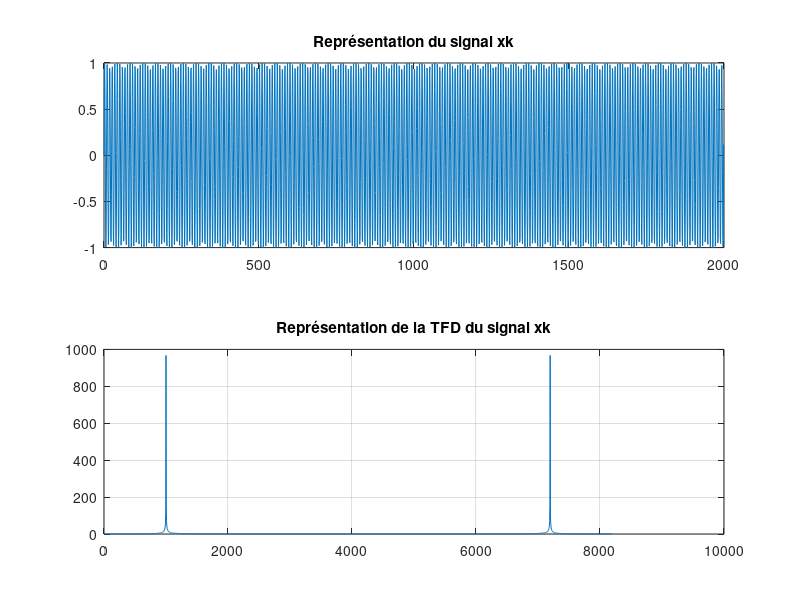
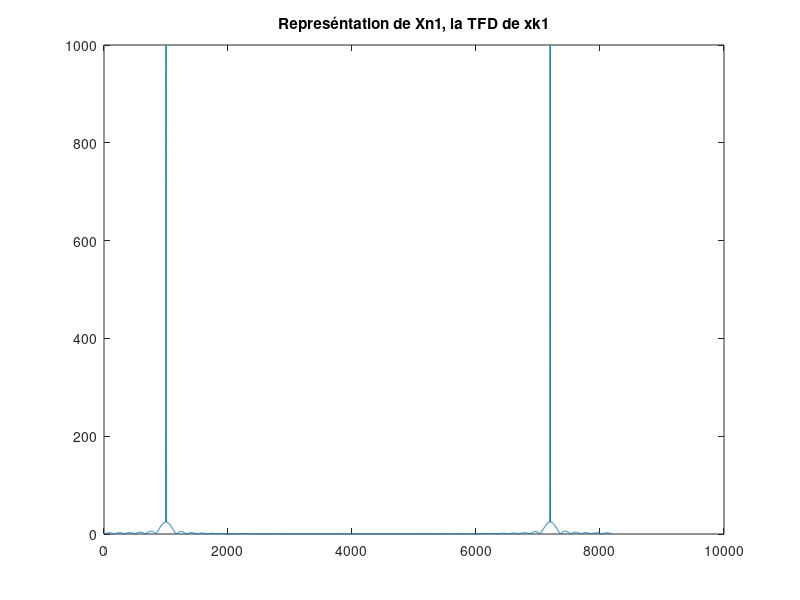
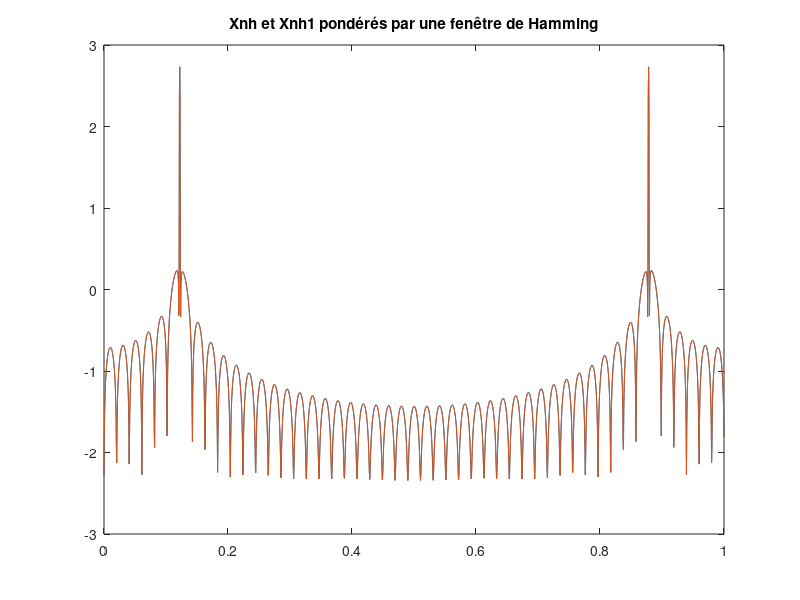
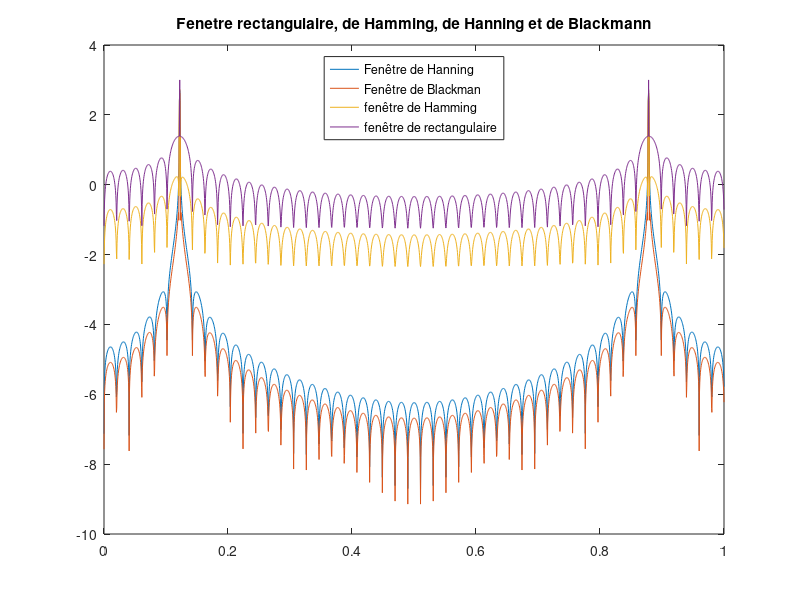

These figures' MATLAB source, in order:
"Exercice 1 : Analyse spectrale d'un signal par la TFD";

clear all; clc; close all;
%1.Analyse spectrale élémentaire

load('signal_inconnu.mat'); %charge le fichier inconnu
whos("-file", 'signal_inconnu.mat');
n=0 :1 :1999 ;%on va afficher 200 valeurs du signal
size(n);
N=2000;
subplot(2,1,1);
plot(n,xk) ;
title('Représentation du signal xk')
%Génération du vecteur fréquence
f=0 :(Fs/(N-1)) :Fs;
subplot(2,1,2);
Xn=fft(xk);
plot(f,abs(Xn));
title('Représentation de la TFD du signal xk')
grid on;

%2. Amélioration de la précision fréquencielle (% lobbes secondaires sin cardinal)

M=10;
xk1 = [xk zeros(1,M*N)]; %On concatène M*N zéros à xk
Xn1=fft(xk1,2048); %On calcule la transformée de Fourier de xk1
figure(2);
plot(linspace(0,Fs,length(Xn1)),abs(Xn1));% On trace la courbe de Xn1
title('Represéntation de Xn1, la TFD de xk1')

%3.Intérêt d'une fenêtre de pondération
w = window(@hamming, length(xk));%Pondération avec une fenêtre de Hamming
xkh = xk.*w.';

%Calcul de la TFD
Xnh = fft(xkh, 2048);

xkh1 = [xkh zeros(1,M*N)];%On concatène M*N zéros à xkh
Xnh1=fft(xkh1, 2048);

%tracés
figure(3);
plot(linspace(0,1,2048), log10(abs(Xnh)), linspace(0,1,2048), log10(abs(Xnh1)));
title('Xnh et Xnh1 pondérés par une fenêtre de Hamming');

%fenêtre de hanning et Blackman
w2 = window(@hanning, length(xk));
xkh2 = xk.*w2.';

w3 = window(@blackman, length(xk));
xkh3 = xk.*w3.';

%Calcul des TFD
Xnh2 = fft(xkh2, 2048);

Xnh3 = fft(xkh3, 2048);

%tracés
figure(4);
plot(linspace(0,1,2048), log10(abs(Xnh2)), linspace(0,1,2048), log10(abs(Xnh3)), linspace(0,1,2048), log10(abs(Xnh)),linspace(0,1,2048), log10(abs(Xn1))  );
legend('Fenêtre de Hanning','Fenêtre de Blackman','fenêtre de Hamming','fenêtre de rectangulaire','Location','north')
title('Fenetre rectangulaire, de Hamming, de Hanning et de Blackmann');

%vérification
f0=1000;%frequence fondamentale
t=0 :(1/Fs) :(N-1)*(1/Fs);%vecteur temps
x=sin(2*pi*f0*t);%signal analytique
%on trace
figure(5)
plot(t,x)%signal analytique
title('Signal analytique')
xlabel('Temps(s)')
ylabel('Amplitude')
X=fft(x)
figure(6)
plot(f,abs(X))% TF du signal analytique
title('TFD du Signal analytique')
xlabel('Fréquence(Hz)')
ylabel('Amplitude')


